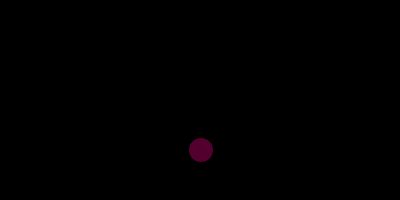
Frame 1 (no input)
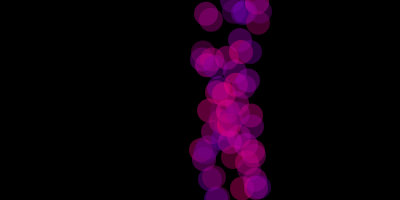
Frame 60 (no input)
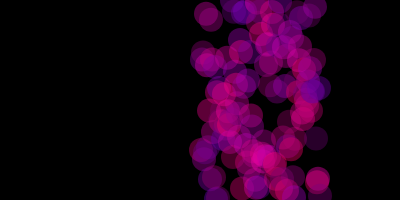
Frame 120 (the mouse pressed at the canvas centre since frame 60)

The p5.js sketch that drew these frames (run headless with seeded random() and noise() and a simulated clock; from frame 60 on, the mouse is pressed at the canvas centre):

// p5.js sketch
// ── sketch.js
var spot = {
  x: 200,
  y: 50
};

var col = {
  r: 255,
  g: 0,
  b: 0
};

function setup() {
  createCanvas(400, 200);
  background(0);
}

function draw() {
  col.r = random(100, 255);
  col.g = 0;
  col.b = random(100, 190);

  // spot.x = random(0, width);
  spot.x = (spot.x + 1) % width;
  spot.y = random(0, height);
  noStroke();
  fill(col.r, col.g, col.b, 100);
  ellipse(spot.x, spot.y, 24, 24);
}

// https://editor.p5js.org/jht1493/sketches/XzrXlqxMN
// 2.5.1 random function scan x

// https://editor.p5js.org/jht1493/sketches/UTMOVgcsv
// 2.5.1 random function 

// The random() Function
// Code! Programming with p5.js
// The Coding Train / Daniel Shiffman
// https://thecodingtrain.com/beginners/p5js/beginners/p5js/2.5-random.html
// https://youtu.be/nicMAoW6u1g
// https://editor.p5js.org/codingtrain/sketches/4gD7Btgi
